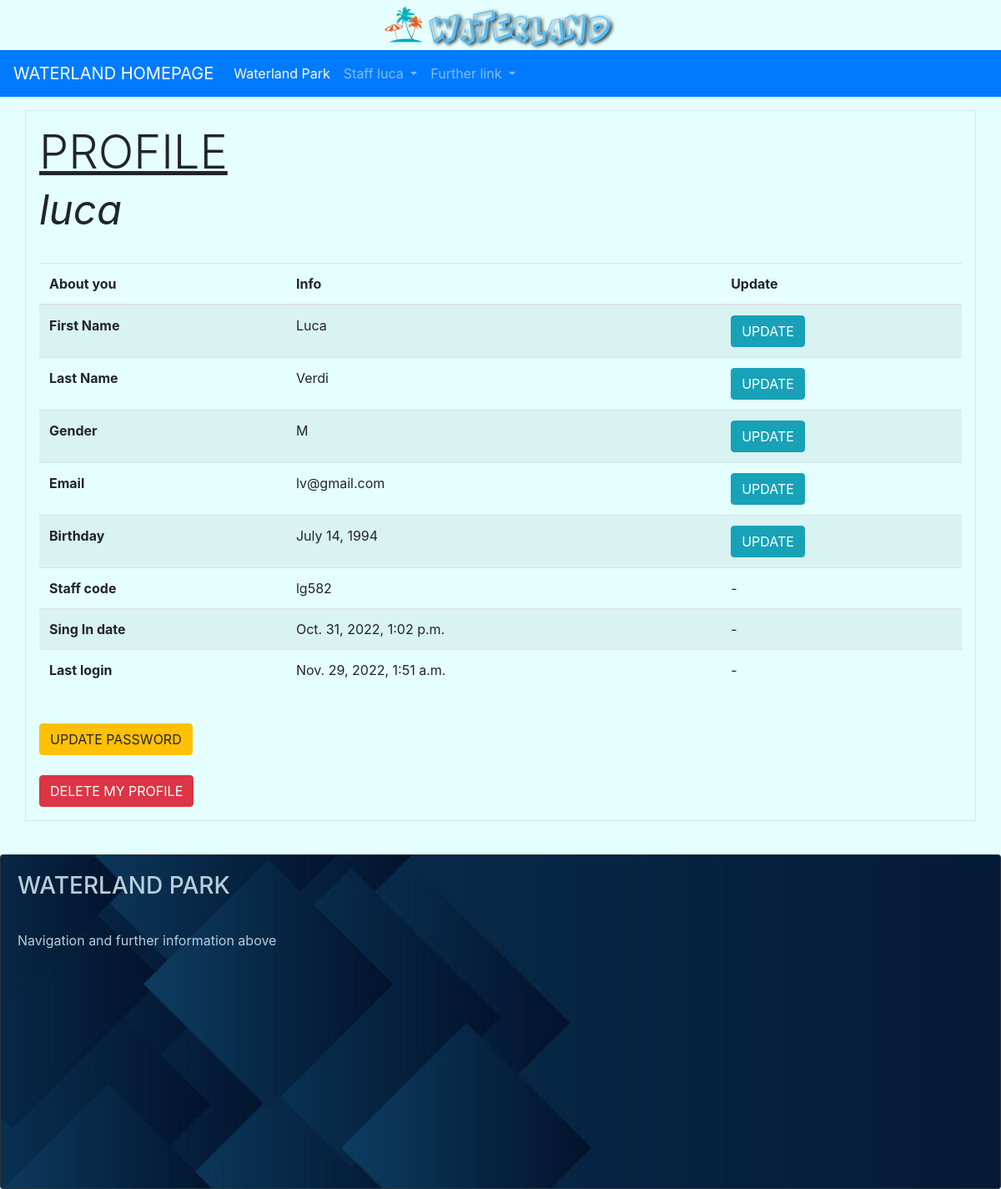
Before: /userpark/user_profile/ (signed in) with the older database file.
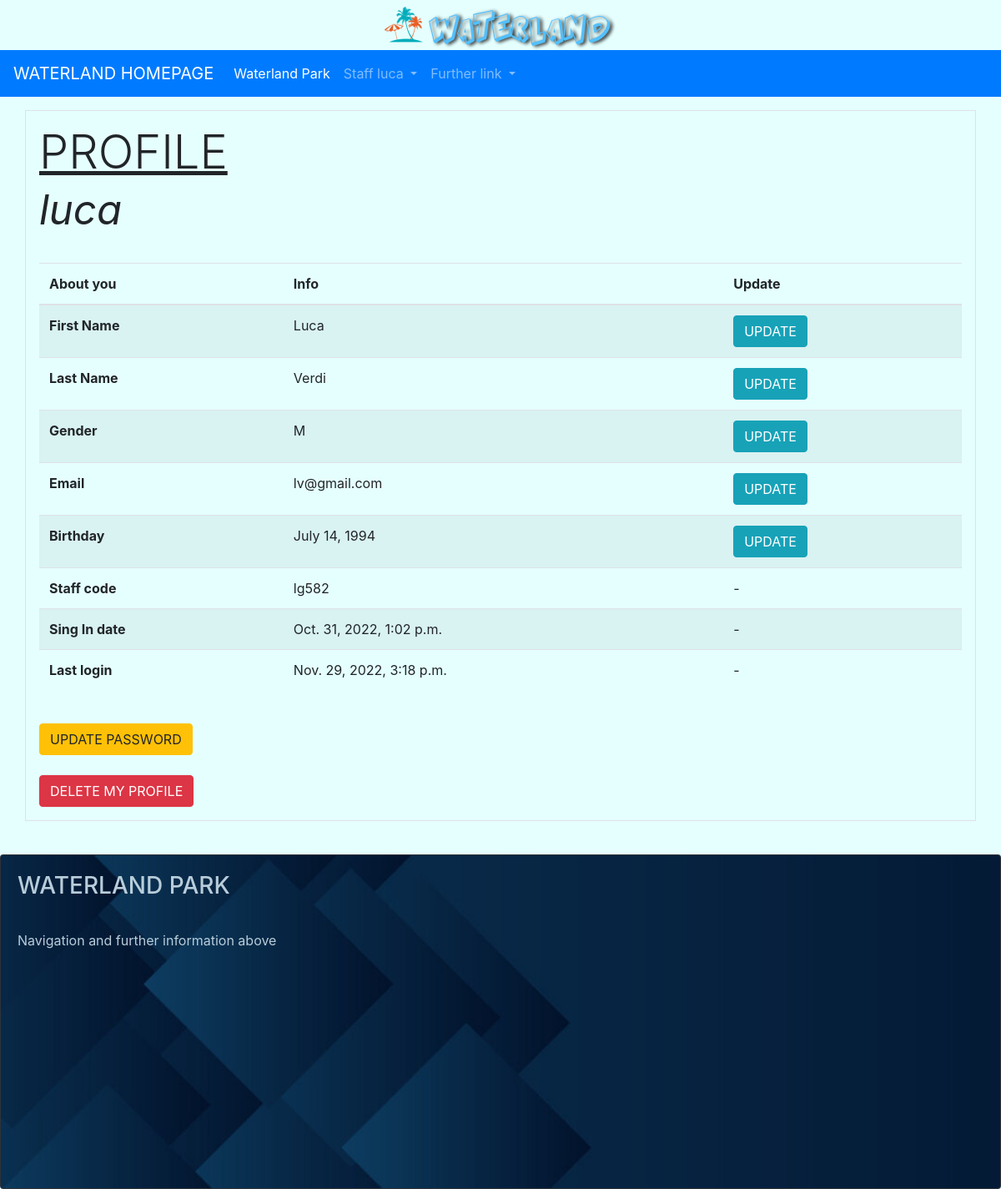
After: the same page with the newer database file.
### userpark/models.py (models this page shows, shortened)
class User(AbstractUser):
    GENDER_CHOICES = (
        ('M', 'Male'),
        ('F', 'Female'),
    )
    gender = models.CharField(max_length=1, choices=GENDER_CHOICES, help_text="Are you male or female?", null=True, default=None)
    birth_date = models.DateField(help_text="Place your birthday here", null=True,
                                  validators=[MaxValueValidator(limit_value=date.today()-timedelta(days=(365*7))),
                                              MinValueValidator(limit_value=date.today()-timedelta(days=(365*100)))], default=None)
    staff_assigned_code = models.CharField(max_length=5, help_text="Place your staff code here", null=True, unique=True, default=None)
    is_staff_member = models.BooleanField(default=False)
    propic = models.ImageField(upload_to=media_directory_path, blank=True, null=True,
                               default=None, help_text='Add your profile picture here', verbose_name='Picture Profile')
    slug = models.SlugField(null=False, unique=True)  # max length disabled

### userpark/views.py (the view)
# urls.py: path('user_profile/', UserProfileView.as_view(), name='user-profile'),
class UserProfileView(LoginRequiredMixin, TemplateView):
    template_name = 'userpark/profile/profile_detail.html'
    login_url = 'userpark:login'          # Redirect Login needed
    redirect_field_name = 'redirect_to'

### userpark/templates/userpark/profile/profile_detail.html (shortened to what this page needs)
{% extends 'navbase.html' %}
{% load static %}
{% block bodybase %}
    <div class="container p-3 my-3 border">
        <h1 class="display-4"><u>PROFILE</u><br><em><small>{{ user.username }}</small></em></h1><br>
        <table class="table table-striped">
        <thead>
        <tr>
        <th scope="col">About you</th>
        <th scope="col">Info</th>
        <th scope="col">Update</th>
        </tr>
        </thead>
        <tbody>
        <tr>
        <th scope="row">First Name</th>
        <td>{{ user.first_name }}</td>
        <td><a href="{% url 'userpark:user-profile-update-firstname' user.slug %}"><button type="button" class="btn btn-info">UPDATE</button></a></td>
        </tr>
        <tr>
        <th scope="row">Last Name</th>
        <td>{{ user.last_name }}</td>
        <td><a href="{% url 'userpark:user-profile-update-lastname' user.slug %}"><button type="button" class="btn btn-info">UPDATE</button></a></td>
        </tr>
        <tr>
        <th scope="row">Gender</th>
        <td>{{ user.gender }}</td>
        <td><a href="{% url 'userpark:user-profile-update-gender' user.slug %}"><button type="button" class="btn btn-info">UPDATE</button></a></td>
        </tr>
        <tr>
        <th scope="row">Email</th>
        <td>{{ user.email }}</td>
        <td><a href="{% url 'userpark:user-profile-update-email' user.slug %}"><button type="button" class="btn btn-info">UPDATE</button></a></td>
        </tr>
        <tr>
        <th scope="row">Birthday</th>
        <td>{{ user.birth_date }}</td>
        <td><a href="{% url 'userpark:user-profile-update-birthdate' user.slug %}"><button type="button" class="btn btn-info">UPDATE</button></a></td>
        </tr>
        {% if user.is_staff_member %}
            <tr>
            <th scope="row">Staff code</th>
            <td>{{ user.staff_assigned_code }}</td>
            <td>-</td>
            </tr>
        {% endif %}
        <tr>
        <th scope="row">Sing In date</th>
        <td>{{ user.date_joined }}</td>
        <td>-</td>
        </tr>
        <tr>
        <th scope="row">Last login</th>
        <td>{{ user.last_login }}</td>
        <td>-</td>
        </tr>
        </tbody>
        </table>
    <br>
    <a href="{% url 'userpark:user-profile-update-password' user.slug %}"> <button type="button" class="btn btn-warning">UPDATE PASSWORD</button> </a>
    <br><br>
    <a href="{% url 'userpark:user-profile-delete' user.slug %}"> <button type="button" class="btn btn-danger">DELETE MY PROFILE</button> </a>
    </div>
    <br>
{% endblock %}

### templates/navbase.html (shortened to what this page needs)
{% extends 'base.html' %}
{% load static %}
{% block head %}
    <nav class="navbar navbar-expand-lg navbar navbar-dark bg-primary">
      <a class="navbar-brand" href="{% url 'home' %}">WATERLAND HOMEPAGE</a>
      <div class="collapse navbar-collapse" id="navbarNavDropdown">
        <ul class="navbar-nav">
          <li class="nav-item active">
            <a class="nav-link" href="{% url 'waterland-park-info-showcase' %}">Waterland Park <span class="sr-only">(current)</span></a>
          </li>
          {% if user.is_authenticated %}
              {% if user.is_staff_member %}
                <li class="nav-item dropdown">
                <a class="nav-link dropdown-toggle" href="#" id="navbarDropdownMenuLink" role="button" data-toggle="dropdown" aria-expanded="false">
                Staff {{ user.username }}
                </a>
                </li>
          {% endif %}
          {% endif %}
          <li class="nav-item dropdown">
            <a class="nav-link dropdown-toggle" href="#" id="navbarDropdownMenuLink" role="button" data-toggle="dropdown" aria-expanded="false">
              Further link
            </a>
          </li>
        </ul>
      </div>
    </nav>
{% endblock %}
{% block body %}
    {% block bodybase %}{% endblock %}
        <footer>
            <div class="card bg-dark text-white">
              <img src="{% static 'img/footer.jpg' %}" class="card-img" alt="footerimg">
              <div class="card-img-overlay">
                <h3 class="card-title" style="color:#b8cdda ; ">WATERLAND PARK</h3>
                  <br>
                <p class="card-text" style="color:#b8cdda ; ">Navigation and further information above</p>
              </div>
            </div>
        </footer>
{% endblock %}

Changed rows visible on the page:
changed User "luca": last_login "Nov. 29, 2022, 1:51 a.m." → "Nov. 29, 2022, 3:18 p.m."
